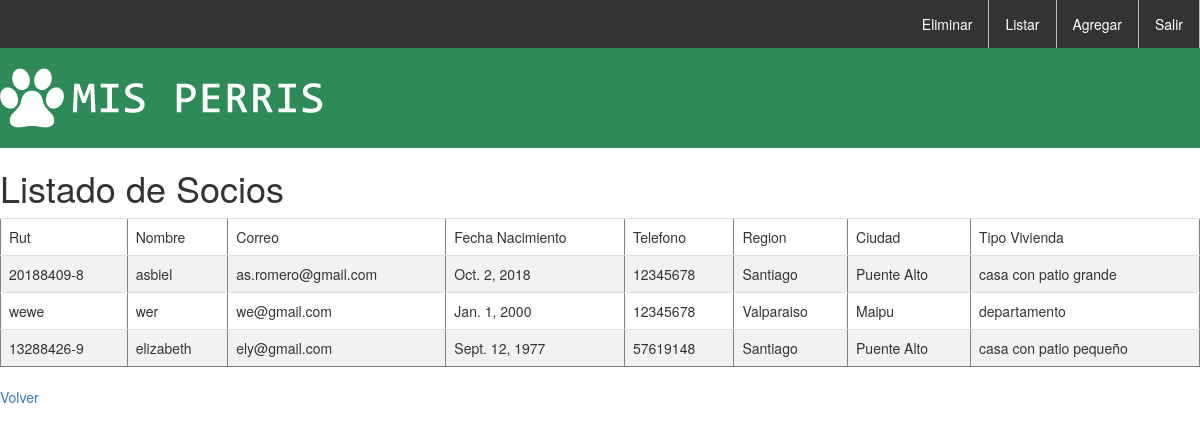
The app's page /listarS/ (signed in) with its own data.
### core/models.py (models this page shows, shortened)
class Socio(models.Model):
    name=models.CharField(max_length=45,primary_key=True)
    correo=models.CharField(max_length=100)
    nombre=models.CharField(max_length=245)
    fecha_n=models.DateField()
    telefono=models.IntegerField()
    region=models.ForeignKey(Region,on_delete=models.CASCADE)
    ciudad=models.ForeignKey(Ciudad,on_delete=models.CASCADE)
    tipo_viv=models.ForeignKey(Vivienda,on_delete=models.CASCADE)
    contrasena=models.CharField(max_length=100)
    tipo_user=models.ForeignKey(TipoUser,on_delete=models.CASCADE)

class Region(models.Model):
    name=models.CharField(max_length=45,primary_key=True)
    def __str__(self):
        return self.name

class Ciudad(models.Model):
    name=models.CharField(max_length=45,primary_key=True)
    region=models.ForeignKey(Region,on_delete=models.CASCADE)
    def __str__(self):
        return self.name

class Vivienda(models.Model):
    name=models.CharField(max_length=45,primary_key=True)
    def __str__(self):
        return self.name

### core/views.py (the view)
# urls.py: path('listarS/',listarS,name='listS'),
@login_required
def listarS(request):
    sos=Socio.objects.all()
    return render(request,'core/listarS.htm',{'socios':sos})

### core/template/core/listarS.htm (shortened to what this page needs)
{% extends 'core/base_socio.htm' %}
{% block contenedor %}
    <h1>Listado de Socios</h1>
    <table class="table" border="1">
        <tr>
            <td>Rut</td>
            <td>Nombre</td>
            <td>Correo</td>
            <td>Fecha Nacimiento</td>
            <td>Telefono</td>
            <td>Region</td>
            <td>Ciudad</td>
            <td>Tipo Vivienda</td>
        </tr>
        {% for s in socios %}
        <tr>
            <td>{{s.name}}</td>
            <td>{{s.nombre}}</td>
            <td>{{s.correo}}</td>
            <td>{{s.fecha_n}}</td>
            <td>{{s.telefono}}</td>
            <td>{{s.region}}</td>
            <td>{{s.ciudad}}</td>
            <td>{{s.tipo_viv}}</td>
        </tr>
        {% endfor %}
    </table>
    <a href="{% url 'home' %}">Volver</a>
{% endblock%}

### core/static/core/css/estilos.css (style rules this page uses)
body, html { margin: 0px; padding: 0px; background-color: white; }
table { width: 100%; }
table { border-collapse: collapse; width: 100%; }
th, td { text-align: left; padding: 8px; }
tr:nth-child(even) { background-color: #f2f2f2 }

### records on screen
Socio: name "20188409-8", nombre "asbiel", correo "as.romero@gmail.com", fecha_n "Oct. 2, 2018", telefono "12345678", region "Santiago", ciudad "Puente Alto", tipo_viv "casa con patio grande"
Socio: name "wewe", nombre "wer", correo "we@gmail.com", fecha_n "Jan. 1, 2000", telefono "12345678", region "Valparaiso", ciudad "Maipu", tipo_viv "departamento"
Socio: name "13288426-9", nombre "elizabeth", correo "ely@gmail.com", fecha_n "Sept. 12, 1977", telefono "57619148", region "Santiago", ciudad "Puente Alto", tipo_viv "casa con patio pequeño"
